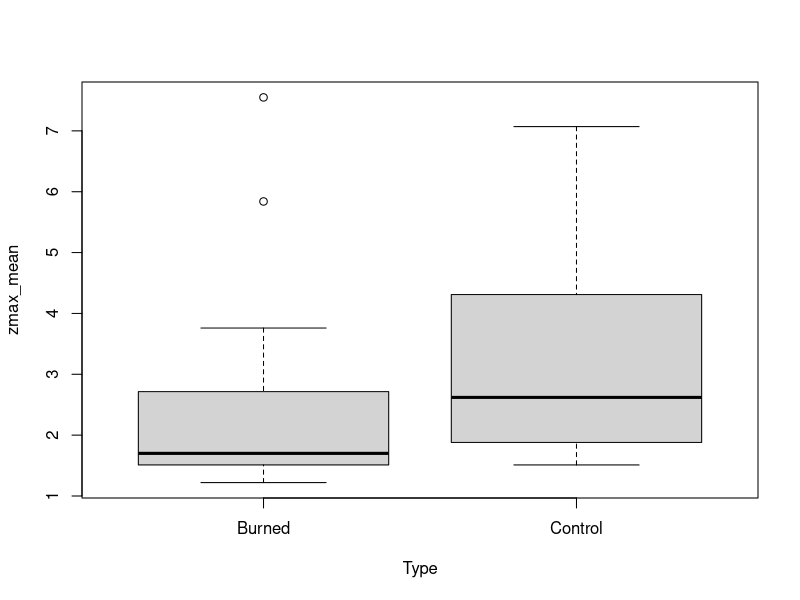

Recreate this plot in R.
############### How does water quality vary with depth? #######################
# Date: 12-8-22
# updated: #there is some similar analysis in ExploringWaterQuality script
# Author: Ian McCullough, immccull@gmail.com
###############################################################################

#### R libraries ####
library(Hmisc)
library(dplyr)
library(tidyverse)

#### Input data ####
setwd("C:/Users/immcc/Documents/SplashNBurn")

# water quality
waterquality <- read.csv("Data/WaterQuality/combined_lab_field_may_sep.csv")

#### Main program ####
waterquality$logSecchi <- log(waterquality$SecchiDepth_m)
waterquality_ext <- waterquality[,c('logTP','logTN','logDOC','logSecchi',
                                    'logTSS','logChloro','zMax_m',
                                    'lagoslakeid','Site','Month','Type')] 

mayWQ <- subset(waterquality_ext, Month==5)
junWQ <- subset(waterquality_ext, Month==6)
julWQ <- subset(waterquality_ext, Month==7)
augWQ <- subset(waterquality_ext, Month==8)
sepWQ <- subset(waterquality_ext, Month==9)

## all months
allmonths_means <- waterquality_ext %>%
  dplyr::group_by(lagoslakeid) %>%
  dplyr::summarize(meanlogTP=mean(logTP, na.rm=T),
            meanlogTN=mean(logTN, na.rm=T),
            meanlogDOC=mean(logDOC, na.rm=T),
            meanlogChloro=mean(logChloro, na.rm=T),
            meanlogTSS=mean(logTSS, na.rm=T),
            meanlogSecchi=mean(logSecchi, na.rm=T))
allmonths_means <- merge(allmonths_means, junWQ[,c('lagoslakeid','zMax_m','Type')], by='lagoslakeid')
allmonths_means_burned <- subset(allmonths_means, Type=='Burned')
allmonths_means_control <- subset(allmonths_means, Type=='Control')

cormat_all <- rcorr(as.matrix(allmonths_means[,c(1:8)]), type='pearson')
cormat_all_r <- as.data.frame(cormat_all$r)
cormat_all_p <- as.data.frame(cormat_all$P)
cormat_all <- data.frame(var=rownames(cormat_all_r), zmax_r=cormat_all_r$zMax_m, zmax_p=cormat_all_p$zMax_m)
cormat_all <- cormat_all[2:7,]

cormat_all_burned <- rcorr(as.matrix(allmonths_means_burned[,c(1:8)]), type='pearson')
cormat_all_burned_r <- as.data.frame(cormat_all_burned$r)
cormat_all_burned_p <- as.data.frame(cormat_all_burned$P)
cormat_all_burned <- data.frame(var=rownames(cormat_all_burned_r), zmax_r_burned=cormat_all_burned_r$zMax_m, zmax_p_burned=cormat_all_burned_p$zMax_m)
cormat_all_burned <- cormat_all_burned[2:7,]

cormat_all_control <- rcorr(as.matrix(allmonths_means_control[,c(1:8)]), type='pearson')
cormat_all_control_r <- as.data.frame(cormat_all_control$r)
cormat_all_control_p <- as.data.frame(cormat_all_control$P)
cormat_all_control <- data.frame(var=rownames(cormat_all_control_r), zmax_r_control=cormat_all_control_r$zMax_m, zmax_p_control=cormat_all_control_p$zMax_m)
cormat_all_control <- cormat_all_control[2:7,]

temp_list <- list(cormat_all, cormat_all_burned, cormat_all_control)
cormat_all_summary <- temp_list %>% reduce(full_join, by='var')

# May
mayWQ_burned <- subset(mayWQ, Type=='Burned')
mayWQ_control <- subset(mayWQ, Type=='Control')
cormat_may <- rcorr(as.matrix(mayWQ[,c(1:7)]), type='pearson')
cormat_may_r <- as.data.frame(cormat_may$r)
cormat_may_p <- as.data.frame(cormat_may$P)
cormat_may <- data.frame(var=rownames(cormat_may_r), zmax_r=cormat_may_r$zMax_m, zmax_p=cormat_may_p$zMax_m)
cormat_may <- cormat_may[1:6,]

cormat_may_burned <- rcorr(as.matrix(mayWQ_burned[,c(1:8)]), type='pearson')
cormat_may_burned_r <- as.data.frame(cormat_may_burned$r)
cormat_may_burned_p <- as.data.frame(cormat_may_burned$P)
cormat_may_burned <- data.frame(var=rownames(cormat_may_burned_r), zmax_r_burned=cormat_may_burned_r$zMax_m, zmax_p_burned=cormat_may_burned_p$zMax_m)
cormat_may_burned <- cormat_may_burned[1:6,]

cormat_may_control <- rcorr(as.matrix(mayWQ_control[,c(1:8)]), type='pearson')
cormat_may_control_r <- as.data.frame(cormat_may_control$r)
cormat_may_control_p <- as.data.frame(cormat_may_control$P)
cormat_may_control <- data.frame(var=rownames(cormat_may_control_r), zmax_r_control=cormat_may_control_r$zMax_m, zmax_p_control=cormat_may_control_p$zMax_m)
cormat_may_control <- cormat_may_control[1:6,]

temp_list <- list(cormat_may, cormat_may_burned, cormat_may_control)
cormat_may_summary <- temp_list %>% reduce(full_join, by='var')

# June
junWQ_burned <- subset(junWQ, Type=='Burned')
junWQ_control <- subset(junWQ, Type=='Control')
cormat_jun <- rcorr(as.matrix(junWQ[,c(1:7)]), type='pearson')
cormat_jun_r <- as.data.frame(cormat_jun$r)
cormat_jun_p <- as.data.frame(cormat_jun$P)
cormat_jun <- data.frame(var=rownames(cormat_jun_r), zmax_r=cormat_jun_r$zMax_m, zmax_p=cormat_jun_p$zMax_m)
cormat_jun <- cormat_jun[1:6,]

cormat_jun_burned <- rcorr(as.matrix(junWQ_burned[,c(1:8)]), type='pearson')
cormat_jun_burned_r <- as.data.frame(cormat_jun_burned$r)
cormat_jun_burned_p <- as.data.frame(cormat_jun_burned$P)
cormat_jun_burned <- data.frame(var=rownames(cormat_jun_burned_r), zmax_r_burned=cormat_jun_burned_r$zMax_m, zmax_p_burned=cormat_jun_burned_p$zMax_m)
cormat_jun_burned <- cormat_jun_burned[1:6,]

cormat_jun_control <- rcorr(as.matrix(junWQ_control[,c(1:8)]), type='pearson')
cormat_jun_control_r <- as.data.frame(cormat_jun_control$r)
cormat_jun_control_p <- as.data.frame(cormat_jun_control$P)
cormat_jun_control <- data.frame(var=rownames(cormat_jun_control_r), zmax_r_control=cormat_jun_control_r$zMax_m, zmax_p_control=cormat_jun_control_p$zMax_m)
cormat_jun_control <- cormat_jun_control[1:6,]

temp_list <- list(cormat_jun, cormat_jun_burned, cormat_jun_control)
cormat_jun_summary <- temp_list %>% reduce(full_join, by='var')

# July
julWQ_burned <- subset(julWQ, Type=='Burned')
julWQ_control <- subset(julWQ, Type=='Control')
cormat_jul <- rcorr(as.matrix(julWQ[,c(1:7)]), type='pearson')
cormat_jul_r <- as.data.frame(cormat_jul$r)
cormat_jul_p <- as.data.frame(cormat_jul$P)
cormat_jul <- data.frame(var=rownames(cormat_jul_r), zmax_r=cormat_jul_r$zMax_m, zmax_p=cormat_jul_p$zMax_m)
cormat_jul <- cormat_jul[1:6,]

cormat_jul_burned <- rcorr(as.matrix(julWQ_burned[,c(1:8)]), type='pearson')
cormat_jul_burned_r <- as.data.frame(cormat_jul_burned$r)
cormat_jul_burned_p <- as.data.frame(cormat_jul_burned$P)
cormat_jul_burned <- data.frame(var=rownames(cormat_jul_burned_r), zmax_r_burned=cormat_jul_burned_r$zMax_m, zmax_p_burned=cormat_jul_burned_p$zMax_m)
cormat_jul_burned <- cormat_jul_burned[1:6,]

cormat_jul_control <- rcorr(as.matrix(julWQ_control[,c(1:8)]), type='pearson')
cormat_jul_control_r <- as.data.frame(cormat_jul_control$r)
cormat_jul_control_p <- as.data.frame(cormat_jul_control$P)
cormat_jul_control <- data.frame(var=rownames(cormat_jul_control_r), zmax_r_control=cormat_jul_control_r$zMax_m, zmax_p_control=cormat_jul_control_p$zMax_m)
cormat_jul_control <- cormat_jul_control[1:6,]

temp_list <- list(cormat_jul, cormat_jul_burned, cormat_jul_control)
cormat_jul_summary <- temp_list %>% reduce(full_join, by='var')

# Aug
augWQ_burned <- subset(augWQ, Type=='Burned')
augWQ_control <- subset(augWQ, Type=='Control')
cormat_aug <- rcorr(as.matrix(augWQ[,c(1:7)]), type='pearson')
cormat_aug_r <- as.data.frame(cormat_aug$r)
cormat_aug_p <- as.data.frame(cormat_aug$P)
cormat_aug <- data.frame(var=rownames(cormat_aug_r), zmax_r=cormat_aug_r$zMax_m, zmax_p=cormat_aug_p$zMax_m)
cormat_aug <- cormat_aug[1:6,]

cormat_aug_burned <- rcorr(as.matrix(augWQ_burned[,c(1:8)]), type='pearson')
cormat_aug_burned_r <- as.data.frame(cormat_aug_burned$r)
cormat_aug_burned_p <- as.data.frame(cormat_aug_burned$P)
cormat_aug_burned <- data.frame(var=rownames(cormat_aug_burned_r), zmax_r_burned=cormat_aug_burned_r$zMax_m, zmax_p_burned=cormat_aug_burned_p$zMax_m)
cormat_aug_burned <- cormat_aug_burned[1:6,]

cormat_aug_control <- rcorr(as.matrix(augWQ_control[,c(1:8)]), type='pearson')
cormat_aug_control_r <- as.data.frame(cormat_aug_control$r)
cormat_aug_control_p <- as.data.frame(cormat_aug_control$P)
cormat_aug_control <- data.frame(var=rownames(cormat_aug_control_r), zmax_r_control=cormat_aug_control_r$zMax_m, zmax_p_control=cormat_aug_control_p$zMax_m)
cormat_aug_control <- cormat_aug_control[1:6,]

temp_list <- list(cormat_aug, cormat_aug_burned, cormat_aug_control)
cormat_aug_summary <- temp_list %>% reduce(full_join, by='var')

# Sep
sepWQ_burned <- subset(sepWQ, Type=='Burned')
sepWQ_control <- subset(sepWQ, Type=='Control')
cormat_sep <- rcorr(as.matrix(sepWQ[,c(1:7)]), type='pearson')
cormat_sep_r <- as.data.frame(cormat_sep$r)
cormat_sep_p <- as.data.frame(cormat_sep$P)
cormat_sep <- data.frame(var=rownames(cormat_sep_r), zmax_r=cormat_sep_r$zMax_m, zmax_p=cormat_sep_p$zMax_m)
cormat_sep <- cormat_sep[1:6,]

cormat_sep_burned <- rcorr(as.matrix(sepWQ_burned[,c(1:8)]), type='pearson')
cormat_sep_burned_r <- as.data.frame(cormat_sep_burned$r)
cormat_sep_burned_p <- as.data.frame(cormat_sep_burned$P)
cormat_sep_burned <- data.frame(var=rownames(cormat_sep_burned_r), zmax_r_burned=cormat_sep_burned_r$zMax_m, zmax_p_burned=cormat_sep_burned_p$zMax_m)
cormat_sep_burned <- cormat_sep_burned[1:6,]

cormat_sep_control <- rcorr(as.matrix(sepWQ_control[,c(1:8)]), type='pearson')
cormat_sep_control_r <- as.data.frame(cormat_sep_control$r)
cormat_sep_control_p <- as.data.frame(cormat_sep_control$P)
cormat_sep_control <- data.frame(var=rownames(cormat_sep_control_r), zmax_r_control=cormat_sep_control_r$zMax_m, zmax_p_control=cormat_sep_control_p$zMax_m)
cormat_sep_control <- cormat_sep_control[1:6,]

temp_list <- list(cormat_sep, cormat_sep_burned, cormat_sep_control)
cormat_sep_summary <- temp_list %>% reduce(full_join, by='var')

## calculate average zmax for each lake
zmax_mean <- waterquality_ext %>%
  dplyr::group_by(Site) %>%
  dplyr::summarize(zmax_mean=mean(zMax_m, na.rm=T))
zmax_mean <- merge(zmax_mean, junWQ[,c('Type','lagoslakeid','Site')], by='Site')

boxplot(zmax_mean ~ Type, data=zmax_mean)

# burned vs control
zmax_mean_stats <- waterquality_ext %>%
  dplyr::group_by(Type) %>%
  dplyr::summarize(median=median(zMax_m, na.rm=T),
                   mean=mean(zMax_m, na.rm=T),
                   min=min(zMax_m, na.rm=T),
                   max=max(zMax_m, na.rm=T))
